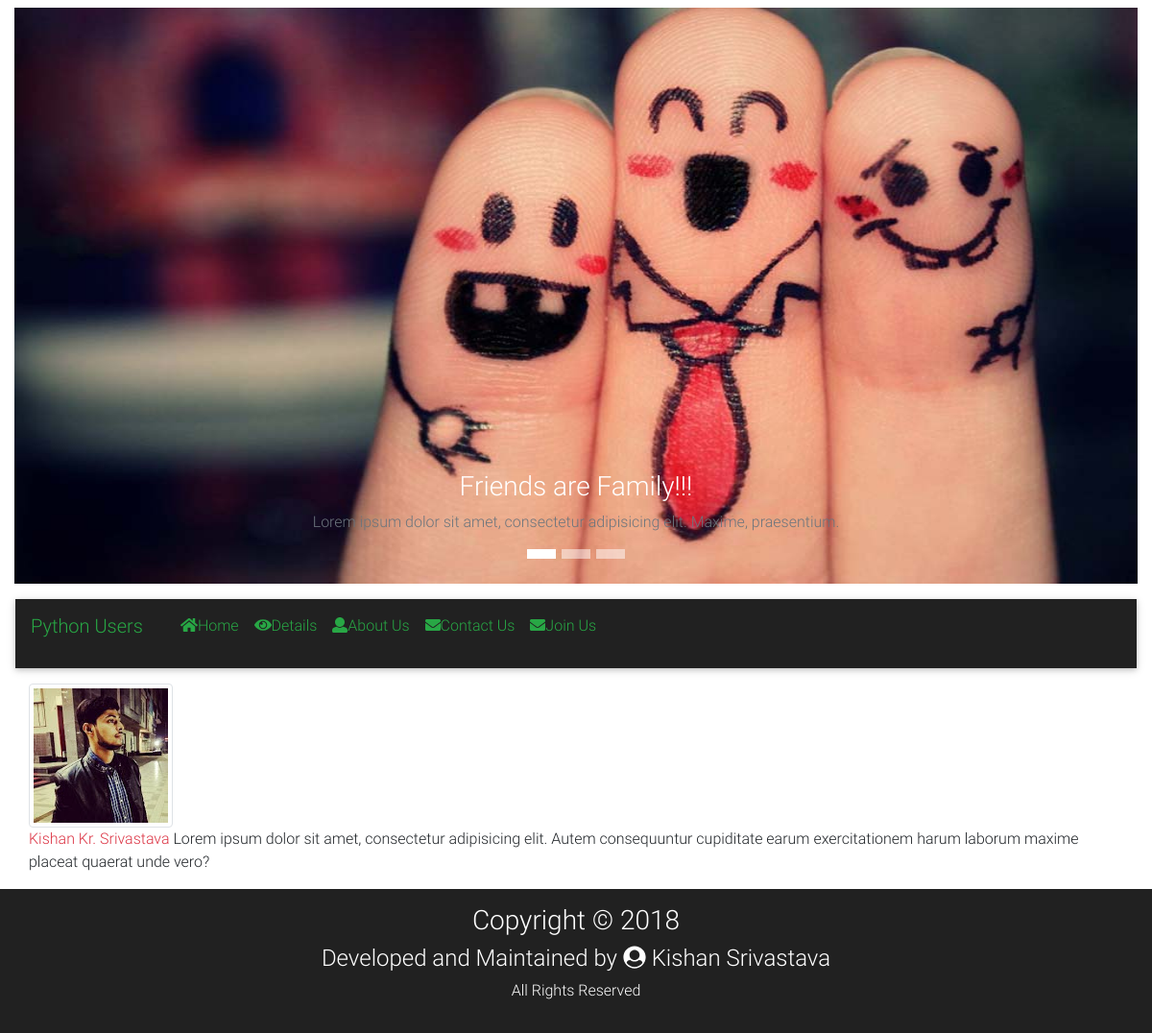
The page /1 on the database its author committed.
### first/models.py (models this page shows, shortened)
class Person(models.Model):
    name = models.CharField(max_length=50, blank=False)
    gender = models.CharField(max_length=1, null=True, blank=False, choices=gender_list)
    birthday = models.DateField(default=date.today)
    email = models.EmailField(max_length=70, blank=False, unique=True, null=True)
    desc = models.TextField(max_length=100, blank=True)
    photo = models.FileField(upload_to='images/',null=True, blank=True)

### first/views.py (the view)
# urls.py: url(r'^(\d{1,3})', details),
def details(request, num):
    p = get_object_or_404(Person, id=num)
    return render(request, 'details.html', {'p': p})

### first/templates/details.html (shortened to what this page needs)
{% extends 'base.html' %}
{% block content %}
    <div class="container">
        <div class="row">
            <img src="{{ p.photo.url }}" class="img-fluid img-thumbnail float-left">
            <p><span class="text-danger">{{p.name}}</span> Lorem ipsum dolor sit amet, consectetur adipisicing elit. Autem consequuntur cupiditate earum exercitationem harum laborum maxime placeat quaerat unde vero?</p>
        </div>
    </div>
{% endblock %}

### first/templates/base.html (shortened to what this page needs)
{% load static %}
<!DOCTYPE html>
<html lang="en">
<head>
    <link rel="stylesheet" href="{% static 'css/fontawesome-all.css' %}">
    <link rel="stylesheet" href="{% static 'css/bootstrap.min.css' %}">
    <link rel="stylesheet" href="{% static 'css/mdb.css' %}">
    <link rel="stylesheet" href="{% static 'css/style.css' %}">
</head>
<body>
<div class="container-fluid my-2">
<div id="carouselExampleIndicators" class="carousel slide" data-ride="carousel">
  <ol class="carousel-indicators">
    <li data-target="#carouselExampleIndicators" data-slide-to="0" class="active"></li>
    <li data-target="#carouselExampleIndicators" data-slide-to="1"></li>
    <li data-target="#carouselExampleIndicators" data-slide-to="2"></li>
  </ol>
  <div class="carousel-inner">
    <div class="carousel-item active">
      <img class="d-block w-100" src="/media/images0.jpg" alt="First slide" style="height:600px">
        <div class="carousel-caption text-center text-white p-3">
            <h3>Friends are Family!!!</h3>
            <p class="text-muted">Lorem ipsum dolor sit amet, consectetur adipisicing elit. Maxime, praesentium.</p>
        </div>
    </div>
  </div>
  <a class="carousel-control-prev" href="#carouselExampleIndicators" role="button" data-slide="prev">
    <span class="carousel-control-prev-icon" aria-hidden="true"></span>
  </a>
  <a class="carousel-control-next" href="#carouselExampleIndicators" role="button" data-slide="next">
    <span class="carousel-control-next-icon" aria-hidden="true"></span>
  </a>
</div>
</div>
<nav class="navbar bg-dark navbar-expand-sm m-3">
    <a href="#" class="navbar-brand text-success">Python Users</a>
    <div class="container-fluid mb-3">
            <div class="collapse navbar-collapse" id="navbar">
               <ul class="navbar-nav">
                   <li class="nav-item">
                       <a href="index" class="nav-link text-success"><i class="fa fa-home"></i>Home</a>
                   </li>
                   <li class="nav-item">
                       <a href="display" class="nav-link text-success"><i class="fa fa-eye" aria-hidden="true"></i>Details</a>
                   </li>
                   <li class="nav-item">
                       <a href="about" class="nav-link text-success"><i class="fa fa-user" aria-hidden="true"></i>About Us</a>
                   </li>
                   <li class="nav-item">
                       <a href="contact" class="nav-link text-success"><i class="fa fa-envelope" aria-hidden="true"></i>Contact Us</a>
                   </li>
                   <li class="nav-item">
                       <a href="join" class="nav-link text-success"><i class="fa fa-envelope" aria-hidden="true"></i>Join Us</a>
                   </li>
               </ul>
            </div>
    </div>
</nav>
{% block content %}{% endblock %}
<footer class="bg-dark text-center text-white p-3">
    <h3>Copyright &copy; 2018</h3>
    <h4>Developed and Maintained by <i class="fa fa-user-circle"></i> Kishan Srivastava</h4>
    <p>All Rights Reserved</p>
</footer>
</body>
</html>

### static/css/style.css (style rules this page uses)
.carousel .carousel-indicators li { max-width: 30px; height: 10px; border-radius: 0% !important; cursor: pointer; }

### rows shown on the page
Person: photo (picture), name "Kishan Kr. Srivastava"
